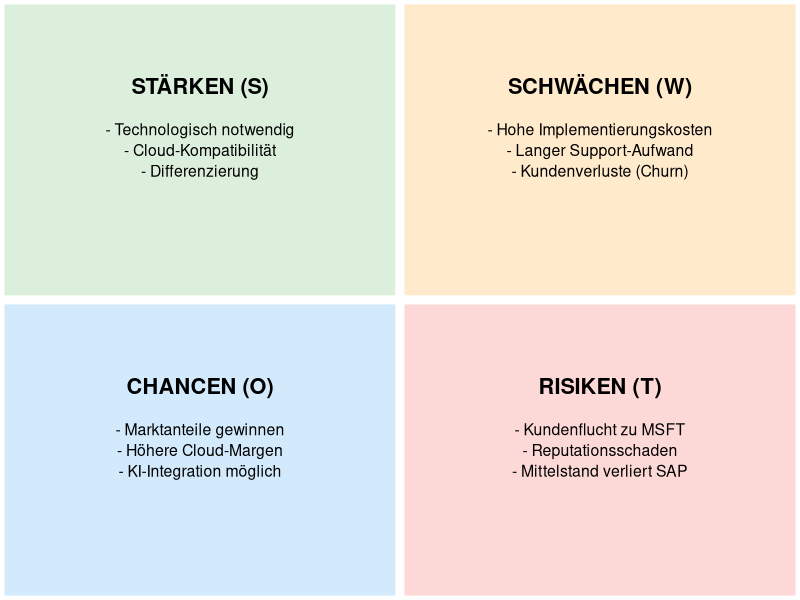

Reproduce this figure in R. (Note: this script raises an error after producing the figure.)
# SWOT-Matrix-Grafik: S/4HANA Migration
# Laden der benötigten Bibliothek
library(ggplot2)

# Datenbasis erstellen
swot_data <- data.frame(
  Typ = c("STÄRKEN (S)", "SCHWÄCHEN (W)", "CHANCEN (O)", "RISIKEN (T)"),
  Inhalt = c(
    "- Technologisch notwendig\n- Cloud-Kompatibilität\n- Differenzierung",
    "- Hohe Implementierungskosten\n- Langer Support-Aufwand\n- Kundenverluste (Churn)",
    "- Marktanteile gewinnen\n- Höhere Cloud-Margen\n- KI-Integration möglich",
    "- Kundenflucht zu MSFT\n- Reputationsschaden\n- Mittelstand verliert SAP"
  ),
  Farbe = c("#4CAF50", "#FF9800", "#2196F3", "#F44336"),
  X = c(1, 2, 1, 2),
  Y = c(2, 2, 1, 1),
  stringsAsFactors = FALSE
)

# Grafik erstellen
p <- ggplot(swot_data, aes(x = X, y = Y)) +
  # Kacheln mit Farben und Transparenz
  geom_tile(aes(fill = Farbe), color = "white", linewidth = 3, alpha = 0.2) +

  # Farben manuell setzen
  scale_fill_identity() +

  # Titel des Quadranten (fett, oben)
  geom_text(
    aes(label = Typ),
    fontface = "bold",
    size = 5.5,
    vjust = -3.5,
    hjust = 0.5
  ) +

  # Inhalt (Bullet Points, linksbündig)
  geom_text(
    aes(label = Inhalt),
    size = 4,
    vjust = 0.5,
    hjust = 0.5,
    lineheight = 1.1
  ) +

  # Achsen-Konfiguration (2x2 Matrix)
  scale_x_continuous(limits = c(0.5, 2.5), expand = c(0, 0)) +
  scale_y_continuous(limits = c(0.5, 2.5), expand = c(0, 0)) +


  # Komplett leeres Theme (PowerPoint-optimiert)
  theme_void(base_family = "sans") +

  # Theme-Anpassungen
  theme(
    text = element_text(family = "sans"),
    plot.margin = margin(0, 0, 0, 0, "cm"),
    plot.background = element_rect(fill = "white", color = NA),
    panel.background = element_rect(fill = "white", color = NA)
  )

# Grafik anzeigen
print(p)

# Grafik speichern
# Sicherstellen, dass die Datei im gleichen Verzeichnis wie der Code gespeichert wird
script_dir <- dirname(sys.frame(1)$ofile)
if (is.null(script_dir) || script_dir == "") {
  # Fallback: Verwende das Verzeichnis des Skripts
  script_dir <- dirname(rstudioapi::getActiveDocumentContext()$path)
}
ggsave(
  file.path(script_dir, "swot_s4hana.png"),
  plot = p,
  width = 10,
  height = 8,
  dpi = 300,
  bg = "white"
)
